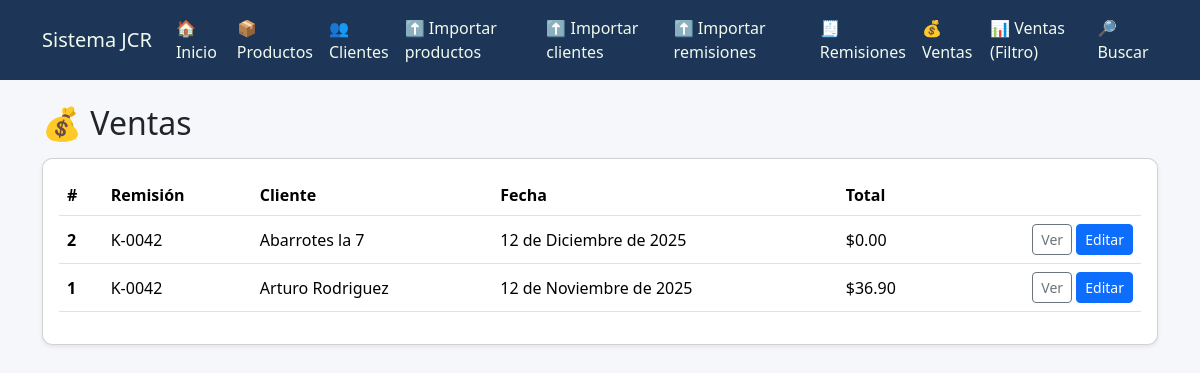
/ventas/, run on the app's committed database.
### sistema/models.py (models this page shows, shortened)
class Venta(models.Model):
    remision = models.OneToOneField(
        Remision,
        on_delete=models.PROTECT,
        related_name="venta",
        help_text="Una remisión tiene a lo más una venta asociada."
    )
    fecha = models.DateField(db_index=True)
    subtotal = models.DecimalField(max_digits=12, decimal_places=2, default=Decimal("0.00"))
    total = models.DecimalField(max_digits=12, decimal_places=2, default=Decimal("0.00"))
    descuento = models.DecimalField(max_digits=12, decimal_places=2, default=Decimal("0.00"))
    iva = models.DecimalField(max_digits=12, decimal_places=2, default=Decimal("0.00"))
    created_at = models.DateTimeField(auto_now_add=True)
    updated_at = models.DateTimeField(auto_now=True)
    class Meta:
        ordering = ["-fecha", "-id"]

class Remision(models.Model):
    folio = models.CharField(max_length=50, db_index=True)
    cliente = models.ForeignKey(
        "sistema.Cliente",  # ajusta si tu modelo está en otra app o con otro nombre
        on_delete=models.PROTECT,
        related_name="remisiones",
    )
    fecha = models.DateField(db_index=True)
    imagen = models.ImageField(
        upload_to="remisiones/%Y/%m/",
        null=True,
        blank=True,
        help_text="Foto/escaneo de la remisión en papel."
    )
    observaciones = models.TextField(blank=True, default="")
    created_at = models.DateTimeField(auto_now_add=True)
    updated_at = models.DateTimeField(auto_now=True)
    class Meta:
        constraints = [
            models.UniqueConstraint(
                fields=["cliente", "folio"],
                name="uniq_remision_folio_por_cliente",
            )
        ]
        ordering = ["-fecha", "-id"]

class Cliente(models.Model):
    numero = models.IntegerField()
    proveedor = models.CharField(max_length=50)
    comercio = models.CharField(max_length=255)
    contacto = models.CharField(max_length=255, blank=True)
    direccion = models.CharField(max_length=255, blank=True)
    telefono = models.CharField(max_length=100, blank=True)
    referencia = models.CharField(max_length=255, blank=True)

### sistema/views.py (the view)
# urls.py: path("ventas/", views.venta_list, name="venta_list"),
def venta_list(request):
    ventas = Venta.objects.select_related("remision", "remision__cliente").order_by("-fecha", "-id")
    return render(request, "sistema/ventas_list.html", {"ventas": ventas})

### sistema/templates/sistema/ventas_list.html
{% extends "sistema/base.html" %} {% block content %}
<div class="d-flex justify-content-between align-items-center mb-3">
  <h2 class="mb-0">💰 Ventas</h2>
</div>
<div class="card shadow-sm">
  <div class="card-body">
    {% if ventas %}
    <div class="table-responsive">
      <table class="table table-hover align-middle">
        <thead>
          <tr>
            <th>#</th>
            <th>Remisión</th>
            <th>Cliente</th>
            <th>Fecha</th>
            <th>Total</th>
            <th></th>
          </tr>
        </thead>
        <tbody>
          {% for v in ventas %}
          <tr>
            <td><strong>{{ v.id }}</strong></td>
            <td>{{ v.remision.folio }}</td>
            <td>{{ v.remision.cliente.comercio }}</td>
            <td>{{ v.fecha }}</td>
            <td>${{ v.total }}</td>
            <td class="text-end">
              <a
                class="btn btn-sm btn-outline-secondary"
                href="/ventas/{{ v.id }}/"
                >Ver</a
              >
              <a
                class="btn btn-sm btn-primary"
                href="/ventas/{{ v.id }}/editar/"
                >Editar</a
              >
            </td>
          </tr>
          {% endfor %}
        </tbody>
      </table>
    </div>
    {% else %}
    <p class="mb-0">Aún no hay ventas registradas.</p>
    {% endif %}
  </div>
</div>
{% endblock %}

### sistema/templates/sistema/base.html (style rules this page uses)
body { background-color: #f6f7fb; }
.card { border-radius: 10px; }

### data on the page
Venta: id "2", remision.folio "K-0042", remision.cliente.comercio "Abarrotes la 7", fecha "12 de Diciembre de 2025", total "0.00"
Venta: id "1", remision.folio "K-0042", remision.cliente.comercio "Arturo Rodriguez", fecha "12 de Noviembre de 2025", total "36.90"
